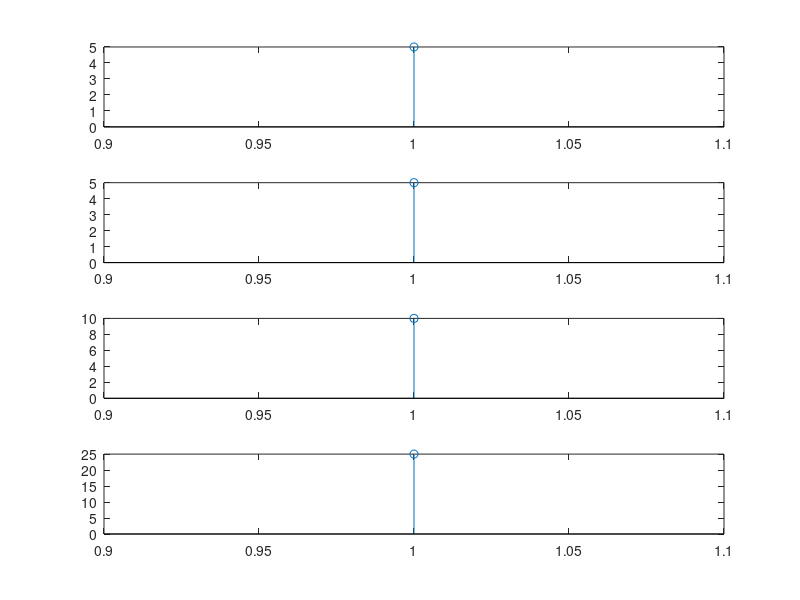

This figure's MATLAB source:
clc;
clear all;
close all;
x=input('Enter the first sequence : ');
subplot(4,1,1);
stem(x);
y=input('Enter The second Sequence: ');
subplot(4,1,2);
stem(y);
%sum of two sequence
sum=x+y;
subplot(4,1,3);
stem(sum);

%mul of two sequence
mul=x.*y;
subplot(4,1,4);
stem(mul);
